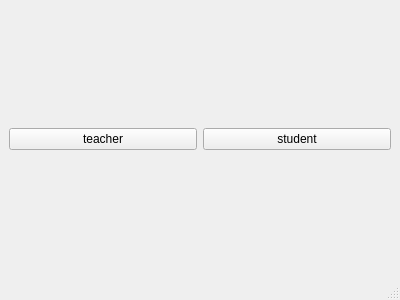
<?xml version="1.0" encoding="UTF-8"?>
<ui version="4.0">
 <class>MainWindow</class>
 <widget class="QMainWindow" name="MainWindow">
  <property name="geometry">
   <rect>
    <x>0</x>
    <y>0</y>
    <width>400</width>
    <height>300</height>
   </rect>
  </property>
  <property name="windowTitle">
   <string>MainWindow</string>
  </property>
  <widget class="QWidget" name="centralwidget">
   <layout class="QGridLayout" name="gridLayout_2">
    <item row="0" column="0">
     <widget class="QPushButton" name="teacher_batton">
      <property name="text">
       <string>teacher</string>
      </property>
     </widget>
    </item>
    <item row="0" column="1">
     <widget class="QPushButton" name="student_batton">
      <property name="text">
       <string>student</string>
      </property>
     </widget>
    </item>
   </layout>
  </widget>
  <widget class="QMenuBar" name="menubar">
   <property name="geometry">
    <rect>
     <x>0</x>
     <y>0</y>
     <width>400</width>
     <height>22</height>
    </rect>
   </property>
  </widget>
  <widget class="QStatusBar" name="statusbar"/>
 </widget>
 <resources/>
 <connections/>
</ui>
